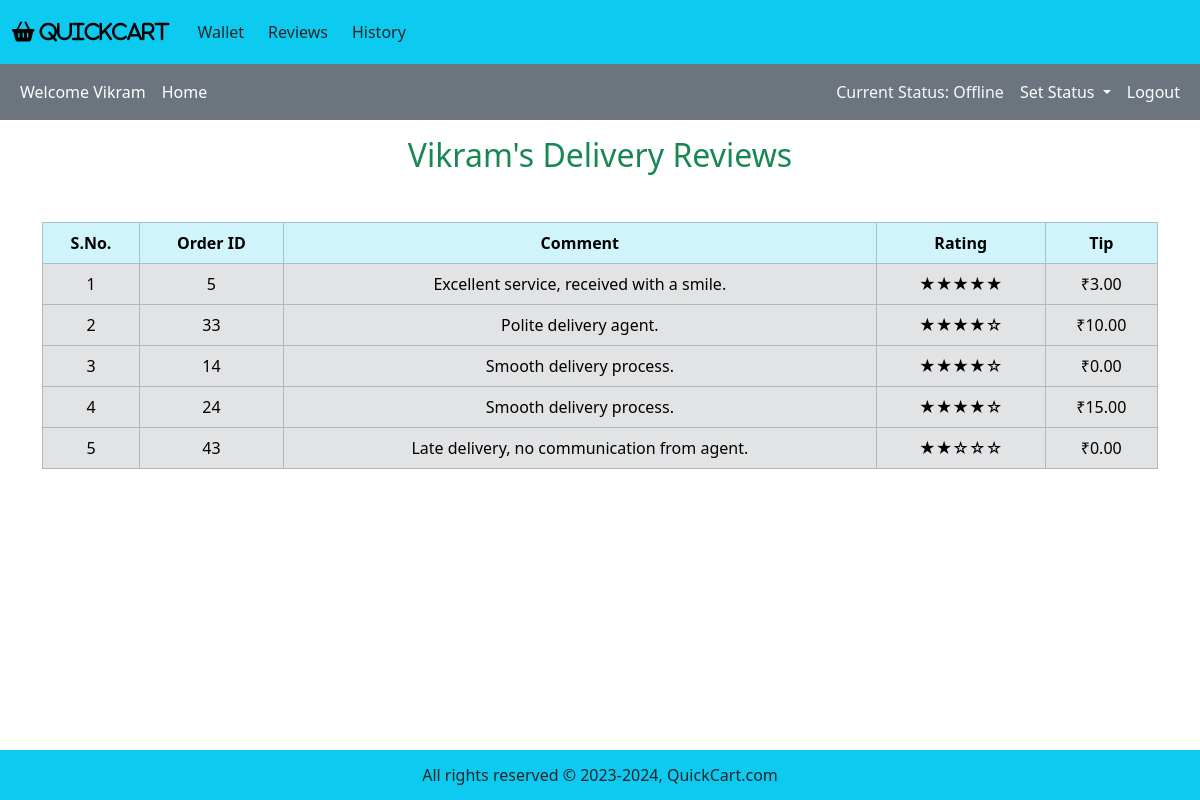
The app's page /agent_mode/index.php?agent_id=2&agent_reviews with its own data.
### tables this page shows
CREATE TABLE IF NOT EXISTS deliveryAgent (
	agentID INT AUTO_INCREMENT PRIMARY KEY,
    first_name VARCHAR(50) NOT NULL,
    last_name VARCHAR(50),
    availabilityStatus VARCHAR(20) NOT NULL DEFAULT "Offline",  
    phone_no BIGINT UNIQUE NOT NULL,  
    email VARCHAR(100) UNIQUE NOT NULL,
    password VARCHAR(50) NOT NULL
);

CREATE TABLE IF NOT EXISTS DeliveryReview (
	deliveryReviewID INT NOT NULL, 
    orderID INT NOT NULL,
    agentID INT NOT NULL,
    comment TEXT,
    rating INT DEFAULT 5 CHECK (rating >= 1 AND rating <= 5),
    tip DECIMAL(10, 2) DEFAULT 0,
    FOREIGN KEY (orderID) REFERENCES `order`(orderID) ON DELETE CASCADE,
    FOREIGN KEY (agentID) REFERENCES deliveryAgent(agentID) ON DELETE CASCADE 
     
);

### agent_mode/agent_reviews.php (the view, shortened to what this page needs)
<?php
$fetch_dreview = "SELECT * FROM DeliveryReview WHERE agentID = $agent_id;";
$result_fetch = mysqli_query($con, $fetch_dreview);
$num_of_rows = mysqli_num_rows($result_fetch);
if ($num_of_rows == 0) {
    echo "<h2 class='text-center text-danger'> No Delivery Reviews have been submitted by the customers! </h2>";
} else {
    ?>
        <h2 class="text-center text-success"><?php echo "$agent_name's Delivery Reviews"; ?></h2>
    <table class="table table-bordered mt-5">
        <thead class="table-info text-center text-white">
            <tr>
                <th>S.No.</th>
                <th>Order ID</th>
                <th>Comment</th>
                <th>Rating</th>
                <th>Tip</th>
            </tr>
        </thead>
        <tbody class="table-secondary text-white">
            <?php
            $fetch_dreview = "SELECT * FROM DeliveryReview WHERE agentID = $agent_id;";
            $result_fetch = mysqli_query($con, $fetch_dreview);
            $count = 1;
            while ($fetch_row = mysqli_fetch_assoc($result_fetch)) {
                $order_id = $fetch_row["orderID"];
                $comment = $fetch_row['comment'];
                $rating = $fetch_row['rating'];
                $tip = $fetch_row['tip'];
                ?>
                <tr class='text-center align-middle'>
                    <td>
                        <?php echo $count++; ?>
                    </td>
                    <td>
                        <?php echo $order_id; ?>
                    </td>
                    <td>
                        <?php echo $comment; ?>
                    </td>
                    <td>
                        <?php
                        $stars = '';
                        $filledStars = intval($rating);
                        $emptyStars = 5 - $filledStars;
                        for ($i = 0; $i < $filledStars; $i++) {
                            $stars .= '★';
                        }
                        for ($i = 0; $i < $emptyStars; $i++) {
                            $stars .= '☆';
                        }
                        echo $stars;
                        ?>
                    </td>
                    <td>
                        <?php echo "₹$tip"; ?>
                    </td>
                </tr>
                <?php
            }
            ?>
        </tbody>
    </table>
    <?php
}
?>

### agent_mode/index.php (shortened to what this page needs)
<?php
include('../functions/common_function.php');
if (isset($_GET['agent_id'])) {
    $agent_id = $_GET['agent_id'];
    $get_data = "SELECT * FROM deliveryAgent WHERE agentID = $agent_id;";
    $result_get = mysqli_query($con, $get_data);
    $row_data = mysqli_fetch_assoc($result_get);
    $agent_fname = $row_data['first_name'];
    $agent_lname = $row_data['last_name'];
    $current_status = $row_data['availabilityStatus'];
    if ($agent_lname === null) {
        $agent_name = $agent_fname;
    } else {
        $agent_name = $agent_fname . ' ' . $agent_lname;
    }
}
?>
<!DOCTYPE html>
<html lang="en">
<head>
    <link href="https://cdn.jsdelivr.net/npm/bootstrap@5.3.3/dist/css/bootstrap.min.css" rel="stylesheet"
>
    <link rel="stylesheet" href="https://cdnjs.cloudflare.com/ajax/libs/font-awesome/6.5.1/css/all.min.css"
 />
    <link rel="stylesheet" href="style.css">
</head>
<body>
    <div class="container-fluid p-0">
        <nav class="navbar navbar-expand-lg bg-info">
            <div class="container-fluid">
                <a class="navbar-brand" href="#"><i class="fa fa-shopping-basket"
                        aria-hidden="true"> QuickCart</i></a>
                <div class="collapse navbar-collapse" id="navbarSupportedContent">
                    <ul class="navbar-nav me-auto mb-2 mb-lg-0">
                        <li class="nav-item">
                            <a href="index.php?agent_id=<?php echo "$agent_id"; ?>&agent_wallet"
                                class="nav-link text-dark bg-info my-1 mx-1">Wallet</a></button>
                        </li>
                        <li class="nav-item">
                            <a href="index.php?agent_id=<?php echo "$agent_id"; ?>&agent_reviews"
                                class="nav-link text-dark bg-info my-1 mx-1">Reviews</a>
                        </li>
                        <li class="nav-item">
                            <a href="index.php?agent_id=<?php echo "$agent_id"; ?>&agent_history"
                                class="nav-link text-dark bg-info my-1 mx-1">History</a></button>
                        </li>
                    </ul>
                </div>
            </div>
        </nav>
        <nav class="navbar navbar-expand-lg navbar-dark bg-secondary">
            <div class="container-fluid">
                <ul class="navbar-nav me-auto">
                    <li class="nav-item">
                        <span class="nav-link active">Welcome <?php echo $agent_name; ?></span>
                    </li>
                    <li class="nav-item">
                            <a class="nav-link active" aria-current="page" href="index.php?agent_id=<?php echo "$agent_id"; ?>">Home</a>
                        </li>
                </ul>
                <span class="navbar-text text-light mx-2">
                    Current Status: <?php echo $current_status; ?>
                </span>
                <ul class="navbar-nav ml-auto">
                    <li class="nav-item dropdown">
                        <a class="nav-link dropdown-toggle active" href="#" id="navbarDropdown" role="button"
                            data-bs-toggle="dropdown" aria-expanded="false">
                            Set Status
                        </a>
                    </li>
                </ul>
                <ul class="navbar-nav">
                    <li class="nav-item">
                        <a class="nav-link active" href="../start.php">Logout</a>
                    </li>
                </ul>
            </div>
        </nav>
<div class="container my-3">
    <?php
    if (isset($_GET['agent_reviews'])) {
        include('agent_reviews.php');
    }
    ?>
</div>
<?php
        include("../includes/footer.php");
        ?>
    </div>
</body>
</html>

### style.css (style rules this page uses)
* { margin: 0; padding: 0; box-sizing: border-box; }

### agent_mode/index.php (style rules this page uses)
body { overflow-x: hidden; }

### includes/footer.php (style rules this page uses)
body { margin: 0; padding: 0; min-height: 100vh; position: relative; }

### records on screen
deliveryagent: first_name "Vikram", availabilityStatus "Offline"
deliveryreview: orderID "5", comment "Excellent service, received with a smile.", stars "★★★★★", tip "3.00"
deliveryreview: orderID "33", comment "Polite delivery agent.", stars "★★★★☆", tip "10.00"
deliveryreview: orderID "14", comment "Smooth delivery process.", stars "★★★★☆", tip "0.00"
deliveryreview: orderID "24", comment "Smooth delivery process.", stars "★★★★☆", tip "15.00"
deliveryreview: orderID "43", comment "Late delivery, no communication from agent.", stars "★★☆☆☆", tip "0.00"
